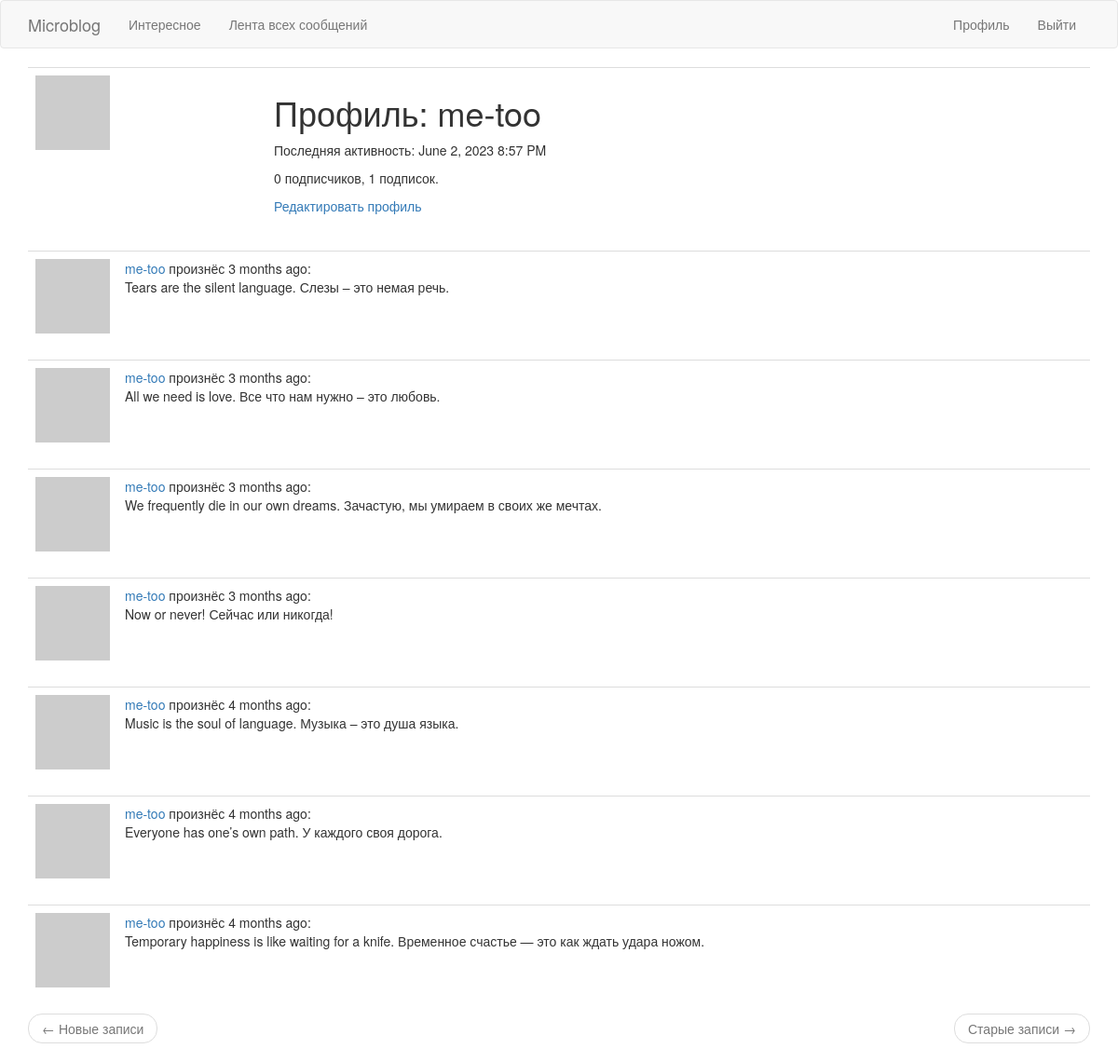
The page /user/me-too (signed in) on the database as committed earlier.
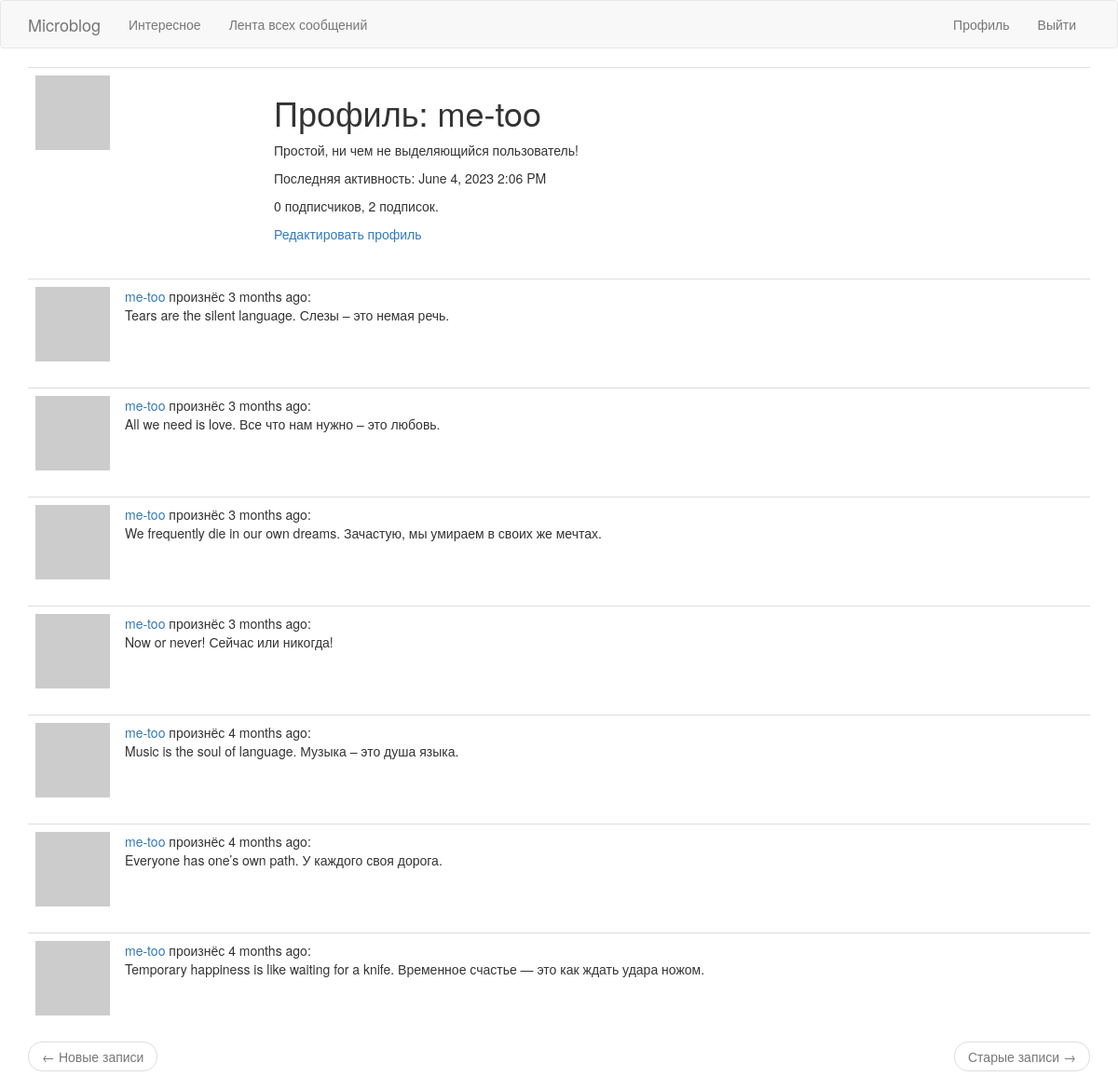
The same page on the database as committed later.
### app/models.py (models this page shows, shortened)
class User(UserMixin, db.Model):
	id = db.Column(db.Integer, primary_key=True)
	username = db.Column(db.String(64), index=True, unique=True)
	email = db.Column(db.String(120), index=True, unique=True)
	password_hash = db.Column(db.String(128))
	posts = db.relationship('Post', backref='author', lazy='dynamic')
	about_me = db.Column(db.String(140))
	last_seen = db.Column(db.DateTime, default=datetime.utcnow)
	followed = db.relationship(
		'User',
		secondary=followers,
		primaryjoin=(followers.c.follower_id == id),
		secondaryjoin=(followers.c.followed_id == id),
		backref=db.backref('followers', lazy='dynamic'),
		lazy='dynamic'
	)
	def avatar(self, size):
		digest = md5(self.email.lower().encode('utf-8')).hexdigest()
		return 'https://www.gravatar.com/avatar/{}?d=identicon&s={}'.format(digest, size)

### app/routes.py (the view)
@app.route('/user/<username>')
@login_required
def user(username):
	user = User.query.filter_by(username=username).first_or_404()
	page = request.args.get('page', 1, type=int)
	posts = user.posts.order_by(Post.timestamp.desc()).paginate(
		page=page,
		per_page=app.config['POSTS_PER_PAGE'],
		error_out=False
	)
	next_url = url_for('user', page=posts.next_num) \
		if posts.has_next else None
	prev_url = url_for('user', page=posts.prev_num) \
		if posts.has_prev else None
	form = EmptyForm()
	return render_template(
		'user.html',
		user=user,
		posts=posts,
		form=form,
		next_url=next_url,
		prev_url=prev_url)

### app/models.py (called while the page is built)
@login.user_loader
def load_user(id):
	return User.query.get(int(id))

### app/routes.py (called while the page is built)
@app.before_request
def before_request():
	if current_user.is_authenticated:
		current_user.last_seen = datetime.utcnow()
		db.session.commit()

### app/templates/user.html (shortened to what this page needs)
{% extends "base.html" %}
{% block app_content %}
    <table class="table table-hover">
        <tr>
            <td width="256px"><img src="{{ user.avatar(256) }}"></td>
            <td>
                <h1>Профиль: {{ user.username }}</h1>
                {% if user.about_me %}<p>{{ user.about_me }}</p>{% endif %}
                {% if user.last_seen %}<p>Последняя активность: {{ moment(user.last_seen).format('LLL') }}</p>{% endif %}
                <p>{{ user.followers.count() }} подписчиков, {{ user.followed.count() }} подписок.</p>
                {% if user == current_user %}
                <p><a href="{{ url_for('edit_profile') }}">Редактировать профиль</a></p>
                {% endif %}
            </td>
        </tr>
    </table>
    {% for post in posts %}
        {% include '_post.html' %}
    {% endfor %}
    <nav aria-label="...">
        <ul class="pager">
            <li class="previous{% if not prev_url %} disabled{% endif %}">
                <a href="{{ prev_url or '#' }}">
                    <span aria-hidden="true">&larr;</span> Новые записи
                </a>
            </li>
            <li class="next{% if not next_url %} disabled{% endif %}">
                <a href="{{ next_url or '#' }}">
                    Старые записи <span aria-hidden="true">&rarr;</span>
                </a>
            </li>
        </ul>
    </nav>
{% endblock %}

Rows that differ between the two databases and show on the page:
changed User "me-too": about_me (not shown) → "Простой, ни чем не выделяющийся пользователь!"; last_seen "June 2, 2023 8:57 PM" → "June 4, 2023 2:06 PM"
Other text that changed with them:
{{ user.followed.count() }}: "1" → "2"
